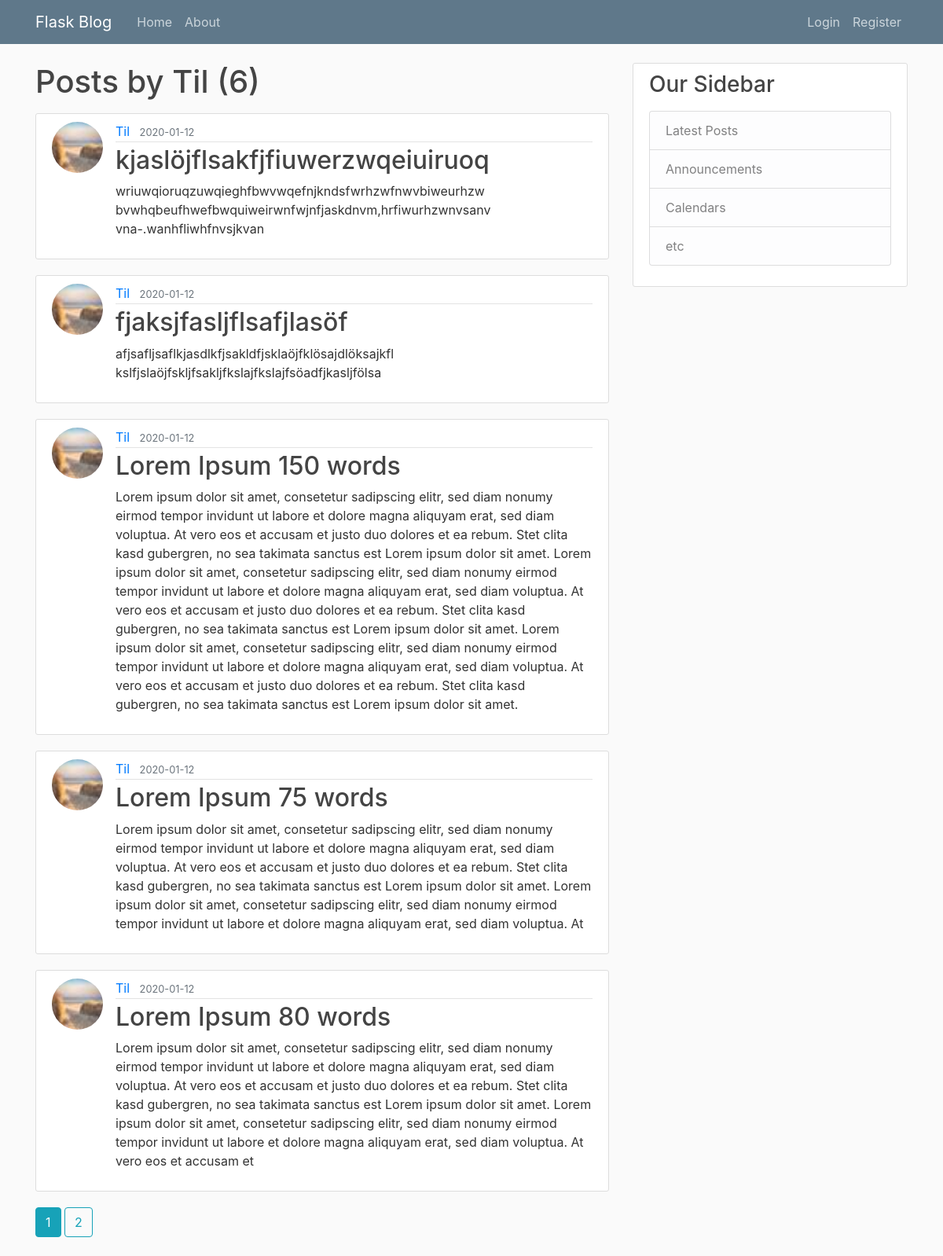
/user/Til, run on the app's committed database.
### flaskblog/models.py (models this page shows, shortened)
class User(db.Model, UserMixin): # 'db.Model' creates the SQLAlchemy Model; UserMixin is important for flask_login to make the login system work (UserMixin provides funcions like 'is_authenticated' for flask_login)
    id = db.Column(db.Integer, primary_key=True) # 'primary_key' provides a unique id for each column
    username = db.Column(db.String(20), unique=True, nullable=False) # 'unique' makes sure that the username is only one time stored in the database; 'nullable' ensures that the entry is not null
    email = db.Column(db.String(120), unique=True, nullable=False)
    image_file = db.Column(db.String(20), nullable=False, default='default.jpg') # 'default' sets a default entry if nothing was submitted in the form
    password = db.Column(db.String(60), nullable=False)
    posts = db.relationship('Post', backref='author', lazy=True) # relationship with another model (in this case 'Post'; 'Post' need to be spelled like the class); 'backref' creates a kind of column in the related model; 'lazy' ensures that the related data only gets loaded when needed

class Post(db.Model):
    id = db.Column(db.Integer, primary_key=True)
    title = db.Column(db.String(100), nullable=False)
    date_posted = db.Column(db.DateTime, nullable=False, default=datetime.utcnow)
    content = db.Column(db.Text, nullable=False)
    user_id = db.Column(db.Integer, db.ForeignKey('user.id'), nullable=False) # ForeignKey creates a relationship to the user id who has written the post; ForeignKey needs to be written lowercase because it uses the tablename (in the SQLite database) and not the classname of the model

### flaskblog/routes.py (the view)
@app.route('/user/<string:username>')
def user_posts(username):
    page = request.args.get('page', 1, type=int)
    user = User.query.filter_by(username=username).first_or_404()
    posts = Post.query.filter_by(author=user)\
        .order_by(Post.date_posted.desc())\
        .paginate(page=page, per_page=5)
    return render_template('user_posts.html', title='User', posts=posts, user=user)

### flaskblog/templates/user_posts.html
{% extends "layout.html" %}
{% block content %}
    <h1 class="mb-3">Posts by {{ user.username }} ({{ posts.total }})</h1>
    {% for post in posts.items %}
        <article class="media content-section">
        <img class="rounded-circle article-img" src="{{ url_for('static', filename='profile_pics/' + post.author.image_file) }}">
        <div class="media-body">
            <div class="article-metadata">
            <a class="mr-2" href="{{ url_for('user_posts', username=post.author.username) }}">{{ post.author.username }}</a>
            <small class="text-muted">{{ post.date_posted.strftime('%Y-%m-%d') }}</small>
            </div>
            <h2><a class="article-title" href="{{ url_for('post', post_id=post.id) }}">{{ post.title }}</a></h2>
            <p class="article-content">{{ post.content }}</p>
        </div>
        </article>
    {% endfor %}
    {% for page_num in posts.iter_pages(left_edge=1, right_edge=1, left_current=1, right_current=2) %}
    {% if page_num %}
        {% if posts.page == page_num %}
        <a class="btn btn-info mb-4" href="{{ url_for('user_posts', username=user.username, page=page_num) }}">{{ page_num }}</a>
        {% else %}
        <a class="btn btn-outline-info mb-4" href="{{ url_for('user_posts', username=user.username, page=page_num) }}">{{ page_num }}</a>
        {% endif %}
    {% else %}
        ...
    {% endif %}
    {% endfor %}
{% endblock content %}

### flaskblog/static/css/main.css (style rules this page uses)
body { background: #fafafa; color: #333333; margin-top: 5rem; }
h1, h2, h3, h4, h5, h6 { color: #444444; }
.content-section { background: #ffffff; padding: 10px 20px; border: 1px solid #dddddd; border-radius: 3px; margin-bottom: 20px; }
.article-title { color: #444444; }
.article-content { white-space: pre-line; }
.article-img { height: 65px; width: 65px; margin-right: 16px; }
.article-metadata { padding-bottom: 1px; margin-bottom: 4px; border-bottom: 1px solid #e3e3e3 }

### data on the page
User: username "Til"
Post: image_file (picture), author.username "Til", date_posted "2020-01-12", title "kjaslöjflsakfjfiuwerzwqeiuiruoq", content "wriuwqioruqzuwqieghfbwvwqefnjkndsfwrhzwfnwvbiweurhzw bvwhqbeufhwefbwquiweirwnfwjnfjaskdnvm,hrfiwurhzwnvsanv vna-.wanhfliwhfnvsjkvan"
Post: image_file (picture), author.username "Til", date_posted "2020-01-12", title "fjaksjfasljflsafjlasöf", content "afjsafljsaflkjasdlkfjsakldfjsklaöjfklösajdlöksajkfl kslfjslaöjfskljfsakljfkslajfkslajfsöadfjkasljfölsa"
Post: image_file (picture), author.username "Til", date_posted "2020-01-12", title "Lorem Ipsum 150 words", content "Lorem ipsum dolor sit amet, consetetur sadipscing elitr, sed diam nonumy eirmod tempor invidunt ut labore et dolore magna aliquyam erat, sed diam voluptua. At vero eos et accusam et justo duo dolores et ea rebum. Stet clita kasd gubergren, no sea takimata sanctus est Lorem ipsum dolor sit amet. Lorem ipsum dolor sit amet, consetetur sadipscing elitr, sed diam nonumy eirmod tempor invidunt ut labore et dolore magna aliquyam erat, sed diam voluptua. At vero eos et accusam et justo duo dolores et ea rebum. Stet clita kasd gubergren, no sea takimata sanctus est Lorem ipsum dolor sit amet. Lorem ipsum dolor sit amet, consetetur sadipscing elitr, sed diam nonumy eirmod tempor invidunt ut labore…"
Post: image_file (picture), author.username "Til", date_posted "2020-01-12", title "Lorem Ipsum 75 words", content "Lorem ipsum dolor sit amet, consetetur sadipscing elitr, sed diam nonumy eirmod tempor invidunt ut labore et dolore magna aliquyam erat, sed diam voluptua. At vero eos et accusam et justo duo dolores et ea rebum. Stet clita kasd gubergren, no sea takimata sanctus est Lorem ipsum dolor sit amet. Lorem ipsum dolor sit amet, consetetur sadipscing elitr, sed diam nonumy eirmod tempor invidunt ut labore et dolore magna aliquyam erat, sed diam voluptua. At"
Post: image_file (picture), author.username "Til", date_posted "2020-01-12", title "Lorem Ipsum 80 words", content "Lorem ipsum dolor sit amet, consetetur sadipscing elitr, sed diam nonumy eirmod tempor invidunt ut labore et dolore magna aliquyam erat, sed diam voluptua. At vero eos et accusam et justo duo dolores et ea rebum. Stet clita kasd gubergren, no sea takimata sanctus est Lorem ipsum dolor sit amet. Lorem ipsum dolor sit amet, consetetur sadipscing elitr, sed diam nonumy eirmod tempor invidunt ut labore et dolore magna aliquyam erat, sed diam voluptua. At vero eos et accusam et"

### other printed values
{{ posts.total }} "6"
{{ page_num }} "1"
{{ page_num }} "2"
